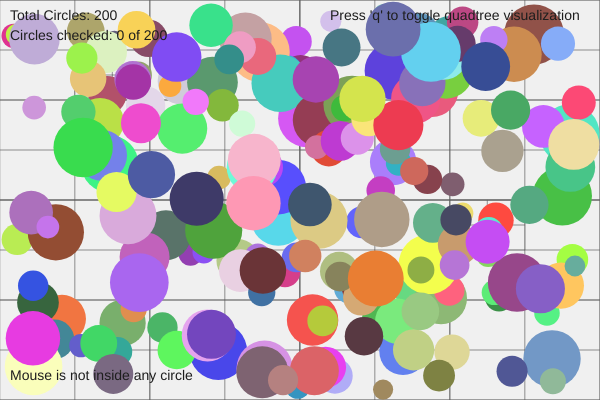
Frame 1 (no input)
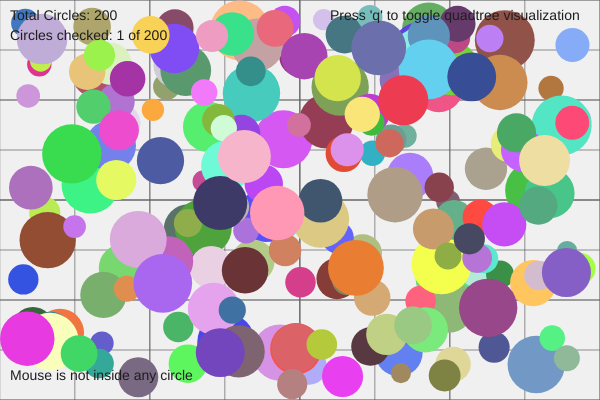
Frame 60 (no input)
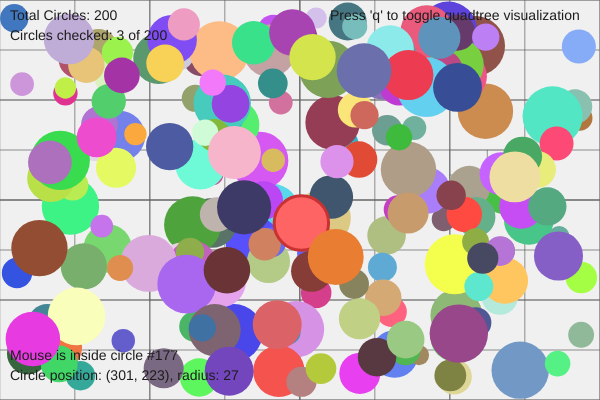
Frame 120 (the mouse pressed at the canvas centre since frame 60)

The p5.js sketch that drew these frames (run headless with seeded random() and noise() and a simulated clock; from frame 60 on, the mouse is pressed at the canvas centre):

// p5.js sketch
// ── sketch.js
// t=0,draw=e=>{for(t||createCanvas(W=720,W),noFill(H=W/2),stroke(255,128),ellipseMode(CENTER),background(0),translate(H,H),rotate(t),a=0;a<1;a+=.01)push(),rotate(.1anoise(t)),ellipse(0,0,H*(1+(-.5+noise(a,t))),H/1.618*(1+(-.5+noise(t,a)))),pop();t+=.001};
// background(0);stroke(255);fill(0,0);ellipse(width/2,height/2,100,100);line(width/2,height/2,mouseX,mouseY);
// background(0);stroke(255);translate(width/2,height/2);rotate(frameCount*0.01);for(i=0;i<100;i++){angle=map(i,0,100,0,TWO_PI);x=cos(angle)*200;y=sin(angle)*200;ellipse(x,y,20,20);}

//https://dzr.page.link/jqbMucmTdYEdXxwM8
//https://dzr.page.link/141vx5zq282BCAVJ6
//https://dzr.page.link/C2MPbdoKqrk1RE3x6

    // Array to store our circles
    let circles = [];
    // Number of circles to create (increased to demonstrate quadtree benefit)
    const numCircles = 200;
    // Track which circle (if any) the mouse is currently inside
    let hoveredCircleIndex = -1;
    // Quadtree for spatial partitioning
    let quadtree;
    // Toggle for showing quadtree visualization
    let showQuadtree = true;
    
    function setup() {
      // Create a canvas that is 600x400 pixels to fit all the circles
      createCanvas(600, 400);
      
      // Create circles with random positions, sizes, and colors
      for (let i = 0; i < numCircles; i++) {
        // Random radius between 10 and 30
        let radius = random(10, 30);
        // Random position that keeps the circle on screen
        let x = random(radius, width - radius);
        let y = random(radius, height - radius);
        // Random color
        let r = random(50, 255);
        let g = random(50, 255);
        let b = random(50, 255);
        
        // Add to our circles array
        circles.push({
          x: x,
          y: y,
          radius: radius,
          color: {r, g, b},
          hovered: false,
          // Adding velocity for optional movement
          vx: random(-0.5, 0.5),
          vy: random(-0.5, 0.5)
        });
      }
    }

    function draw() {
      // Set the background color
      background(240);
      
      // Create a fresh quadtree each frame (since circles move)
      quadtree = new Quadtree(new Rectangle(0, 0, width, height), 4);
      
      // Add all circles to the quadtree
      for (let i = 0; i < circles.length; i++) {
        let c = circles[i];
        let point = new Point(c.x, c.y, { index: i });
        quadtree.insert(point);
      }
      
      // Move circles slightly for more interesting visual
      moveCircles();
      
      // Draw the quadtree if enabled
      if (showQuadtree) {
        drawQuadtree(quadtree);
      }
      
      // Find circles near the mouse point using quadtree
      let mouseRange = 30; // Search radius around mouse point
      let queryRect = new Rectangle(
        mouseX - mouseRange, 
        mouseY - mouseRange,
        mouseRange * 2,
        mouseRange * 2
      );
      
      let potentialHits = [];
      quadtree.query(queryRect, potentialHits);
      
      // Find the closest circle that contains the mouse point
      hoveredCircleIndex = -1;
      let minDepth = Infinity; // Used to determine which circle is on top if multiple overlap
      
      for (let i = 0; i < potentialHits.length; i++) {
        let index = potentialHits[i].data.index;
        let c = circles[index];
        
        // Calculate squared distance
        let dx = mouseX - c.x;
        let dy = mouseY - c.y;
        let distSquared = dx * dx + dy * dy;
        
        // Check if mouse is inside this circle
        if (distSquared <= c.radius * c.radius) {
          // Assume circles added later are drawn on top (greater depth)
          if (index > minDepth) {
            hoveredCircleIndex = index;
            minDepth = index;
          } else if (hoveredCircleIndex === -1) {
            hoveredCircleIndex = index;
            minDepth = index;
          }
        }
      }
      
      // Draw all circles
      for (let i = 0; i < circles.length; i++) {
        let c = circles[i];
        
        // Set fill color - highlight if this is the hovered circle
        if (i === hoveredCircleIndex) {
          fill(255, 100, 100);
          stroke(200, 50, 50);
          strokeWeight(3);
        } else {
          fill(c.color.r, c.color.g, c.color.b);
          noStroke();
        }
        
        // Draw the circle
        circle(c.x, c.y, c.radius * 2);
      }
      
      // Display information
      textSize(14);
      textAlign(LEFT);
      fill(30);
      
      text(`Total Circles: ${numCircles}`, 10, 20);
      text(`Circles checked: ${potentialHits.length} of ${numCircles}`, 10, 40);
      
      if (hoveredCircleIndex !== -1) {
        let c = circles[hoveredCircleIndex];
        text(`Mouse is inside circle #${hoveredCircleIndex}`, 10, height - 40);
        text(`Circle position: (${round(c.x)}, ${round(c.y)}), radius: ${round(c.radius)}`, 10, height - 20);
      } else {
        text("Mouse is not inside any circle", 10, height - 20);
      }
      
      // Show instructions
      text("Press 'q' to toggle quadtree visualization", width - 270, 20);
    }
    
    function keyPressed() {
      if (key === 'q' || key === 'Q') {
        showQuadtree = !showQuadtree;
      }
    }
    
    // Function to handle mouse clicks
    function mouseClicked() {
      if (hoveredCircleIndex !== -1) {
        // Change properties of the clicked circle
        let c = circles[hoveredCircleIndex];
        c.radius = random(10, 30);
        c.color.r = random(50, 255);
        c.color.g = random(50, 255);
        c.color.b = random(50, 255);
      }
    }
    
    // Function to move circles slightly
    function moveCircles() {
      for (let i = 0; i < circles.length; i++) {
        let c = circles[i];
        
        // Move circle
        c.x += c.vx;
        c.y += c.vy;
        
        // Bounce off walls
        if (c.x < c.radius || c.x > width - c.radius) {
          c.vx *= -1;
        }
        if (c.y < c.radius || c.y > height - c.radius) {
          c.vy *= -1;
        }
      }
    }
    
    // Draw the quadtree structure (for visualization)
    function drawQuadtree(quadtree) {
      stroke(100, 100, 100, 100);
      strokeWeight(1);
      noFill();
      rect(
        quadtree.boundary.x,
        quadtree.boundary.y,
        quadtree.boundary.w,
        quadtree.boundary.h
      );
      
      if (quadtree.divided) {
        drawQuadtree(quadtree.northwest);
        drawQuadtree(quadtree.northeast);
        drawQuadtree(quadtree.southwest);
        drawQuadtree(quadtree.southeast);
      }
    }
    
    // Rectangle class for quadtree
    class Rectangle {
      constructor(x, y, w, h) {
        this.x = x;
        this.y = y;
        this.w = w;
        this.h = h;
      }
      
      // Check if this rectangle contains a point
      contains(point) {
        return (
          point.x >= this.x &&
          point.x < this.x + this.w &&
          point.y >= this.y &&
          point.y < this.y + this.h
        );
      }
      
      // Check if this rectangle intersects with another rectangle
      intersects(range) {
        return !(
          range.x > this.x + this.w ||
          range.x + range.w < this.x ||
          range.y > this.y + this.h ||
          range.y + range.h < this.y
        );
      }
    }
    
    // Point class for quadtree
    class Point {
      constructor(x, y, data) {
        this.x = x;
        this.y = y;
        this.data = data;
      }
    }
    
    // Quadtree class
    class Quadtree {
      constructor(boundary, capacity) {
        this.boundary = boundary;
        this.capacity = capacity;
        this.points = [];
        this.divided = false;
        
        // Child quadtrees
        this.northwest = null;
        this.northeast = null;
        this.southwest = null;
        this.southeast = null;
      }
      
      // Subdivide this quadtree into four equal quadrants
      subdivide() {
        let x = this.boundary.x;
        let y = this.boundary.y;
        let w = this.boundary.w / 2;
        let h = this.boundary.h / 2;
        
        let nw = new Rectangle(x, y, w, h);
        let ne = new Rectangle(x + w, y, w, h);
        let sw = new Rectangle(x, y + h, w, h);
        let se = new Rectangle(x + w, y + h, w, h);
        
        this.northwest = new Quadtree(nw, this.capacity);
        this.northeast = new Quadtree(ne, this.capacity);
        this.southwest = new Quadtree(sw, this.capacity);
        this.southeast = new Quadtree(se, this.capacity);
        
        this.divided = true;
      }
      
      // Insert a point into this quadtree
      insert(point) {
        // If point is outside boundary, don't insert
        if (!this.boundary.contains(point)) {
          return false;
        }
        
        // If there's space in this quadtree and not divided, add here
        if (this.points.length < this.capacity && !this.divided) {
          this.points.push(point);
          return true;
        }
        
        // Otherwise, subdivide and add to appropriate quadrant
        if (!this.divided) {
          this.subdivide();
        }
        
        // Try to insert in each child quadtree
        if (this.northwest.insert(point)) return true;
        if (this.northeast.insert(point)) return true;
        if (this.southwest.insert(point)) return true;
        if (this.southeast.insert(point)) return true;
        
        // Should never reach here
        return false;
      }
      
      // Find all points within a range
      query(range, found) {
        if (!found) {
          found = [];
        }
        
        // If range doesn't intersect boundary, return empty array
        if (!this.boundary.intersects(range)) {
          return found;
        }
        
        // Check points at this level
        for (let i = 0; i < this.points.length; i++) {
          let point = this.points[i];
          if (range.contains(point)) {
            found.push(point);
          }
        }
        
        // If this quadtree is divided, check each child
        if (this.divided) {
          this.northwest.query(range, found);
          this.northeast.query(range, found);
          this.southwest.query(range, found);
          this.southeast.query(range, found);
        }
        
        return found;
      }
    }
